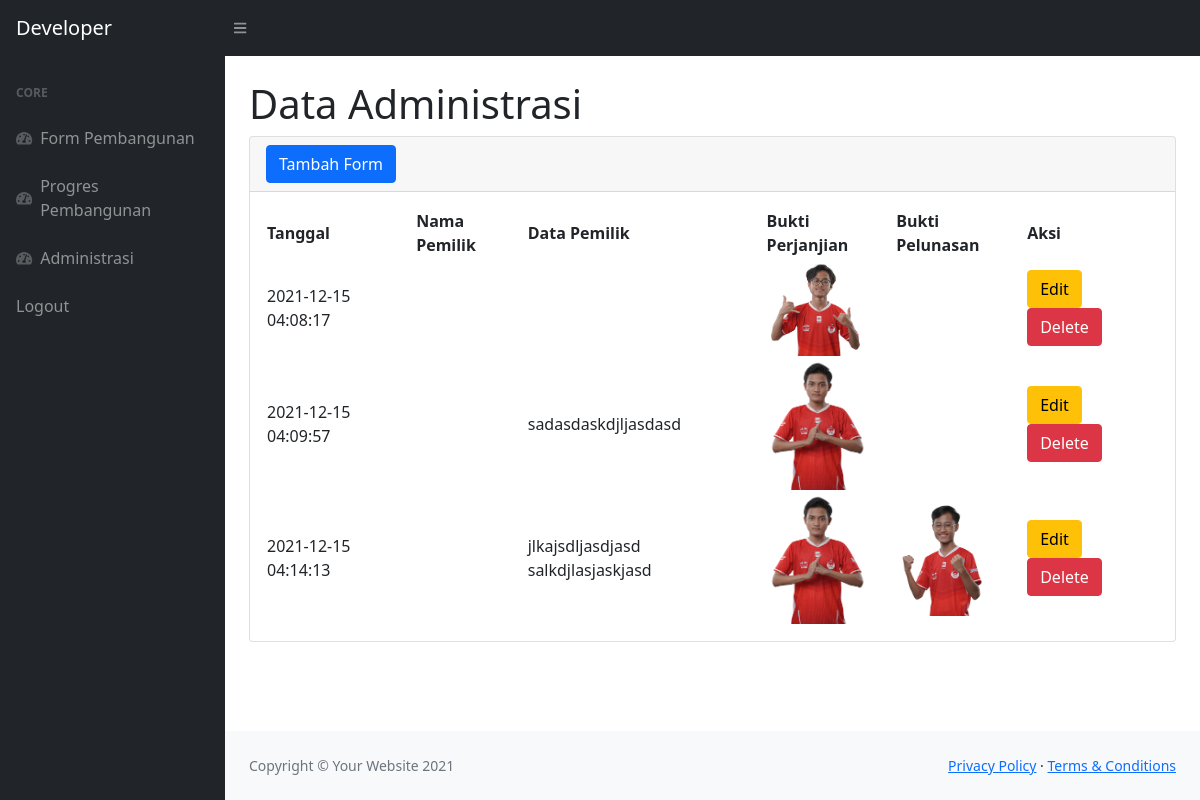
Page /administrasi.php (signed in) on the committed database.
### tables this page shows
CREATE TABLE `keluar` (
  `idkeluar` int(11) NOT NULL,
  `idbarang` int(11) NOT NULL,
  `tanggal` timestamp NOT NULL DEFAULT current_timestamp(),
  `dataPemesan` varchar(1000) NOT NULL,
  `buktiPerjanjian` varchar(200) NOT NULL,
  `buktiPelunasan` varchar(200) NOT NULL
);

### administrasi.php (the view, shortened to what this page needs)
<?php
require  'function.php';
?>
<!DOCTYPE html>
<html lang="en">
    <head>
        <link href="https://cdn.jsdelivr.net/npm/simple-datatables@latest/dist/style_admin.css" rel="stylesheet" />
        <link href="css/styles_admin.css" rel="stylesheet" />
    </head>
    <body class="sb-nav-fixed">
        <nav class="sb-topnav navbar navbar-expand navbar-dark bg-dark">
            <a class="navbar-brand ps-3" href="admin.php">Developer</a>
            <button class="btn btn-link btn-sm order-1 order-lg-0 me-4 me-lg-0" id="sidebarToggle" href="#!"><i class="fas fa-bars"></i></button>
        </nav>
        <div id="layoutSidenav">
            <div id="layoutSidenav_nav">
                <nav class="sb-sidenav accordion sb-sidenav-dark" id="sidenavAccordion">
                    <div class="sb-sidenav-menu">
                        <div class="nav">
                            <div class="sb-sidenav-menu-heading">Core</div>
                            <a class="nav-link" href="admin.php">
                                <div class="sb-nav-link-icon"><i class="fas fa-tachometer-alt"></i></div>
                                Form Pembangunan
                            </a>
                            <a class="nav-link" href="form_progres.php">
                                <div class="sb-nav-link-icon"><i class="fas fa-tachometer-alt"></i></div>
                                Progres Pembangunan
                            </a>
                            <a class="nav-link" href="administrasi.php">
                                <div class="sb-nav-link-icon"><i class="fas fa-tachometer-alt"></i></div>
                                Administrasi
                            </a>
                            <a class="nav-link" href="logout.php">
                                Logout
                            </a>
                        </div>
                    </div>
                </nav>
            </div>
            <div id="layoutSidenav_content">
                <main>
                    <div class="container-fluid px-4">
                        <h1 class="mt-4">Data Administrasi</h1>
                        <div class="card mb-4">
                            <div class="card-header">
                                <button type="button" class="btn btn-primary" data-bs-toggle="modal" data-bs-target="#myModal">
                                    Tambah Form
                                </button>
                            </div>
                            <div class="card-body">
                                <table id="datatablesSimple">
                                    <thead>
                                        <tr>
                                            <th>Tanggal</th>
                                            <th>Nama Pemilik</th>
                                            <th>Data Pemilik</th>
                                            <th>Bukti Perjanjian</th>
                                            <th>Bukti Pelunasan</th>
                                            <th>Aksi</th>
                                        </tr>
                                    </thead>
                                    <tbody>
                                    <?php
                                        $ambilsemuadatastock = mysqli_query($conn, "SELECT * FROM keluar K, stock S where S.idbarang = K.idbarang");
                                        while($data=mysqli_fetch_array($ambilsemuadatastock)){
                                            $tanggal = $data['tanggal'];
                                            $namapelanggan = $data['namapelanggan'];
                                            $dataPemesan = $data['dataPemesan'];
                                            $buktiPerjanjian = $data['buktiPerjanjian'];
                                            $buktiPelunasan = $data['buktiPelunasan'];
                                            $idb = $data['idbarang'];
                                        ?>
                                        <tr>
                                            <td><?=$tanggal;?></td>
                                            <td><?=$namapelanggan;?></td>
                                            <td><?=$dataPemesan;?></td>
                                            <td><img width="100" src="<?=$buktiPerjanjian;?>" alt=""></td>
                                            <td><img width="100" src="<?=$buktiPelunasan;?>" alt=""></td>
                                            <td>
                                                <button type="button" class="btn btn-warning" data-bs-toggle="modal" data-bs-target="#edit<?=$idb;?>">
                                                   Edit
                                                </button>
                                                <button type="button" class="btn btn-danger" data-bs-toggle="modal" data-bs-target="#delete<?=$idb;?>">
                                                   Delete
                                                </button>
                                            </td>
                                        </tr>
                                        <?php
                                        };
                                        ?>
                                    </tbody>
                                </table>
                            </div>
                        </div>
                    </div>
                </main>
                <footer class="py-4 bg-light mt-auto">
                    <div class="container-fluid px-4">
                        <div class="d-flex align-items-center justify-content-between small">
                            <div class="text-muted">Copyright &copy; Your Website 2021</div>
                            <div>
                                <a href="#">Privacy Policy</a>
                                &middot;
                                <a href="#">Terms &amp; Conditions</a>
                            </div>
                        </div>
                    </div>
                </footer>
            </div>
        </div>
    </body>
</html>

### rows in the picture
keluar: tanggal "2021-12-15 04:08:17", buktiPerjanjian (picture)
keluar: tanggal "2021-12-15 04:09:57", dataPemesan "sadasdaskdjljasdasd", buktiPerjanjian (picture)
keluar: tanggal "2021-12-15 04:14:13", dataPemesan "jlkajsdljasdjasd salkdjlasjaskjasd", buktiPerjanjian (picture), buktiPelunasan (picture)
